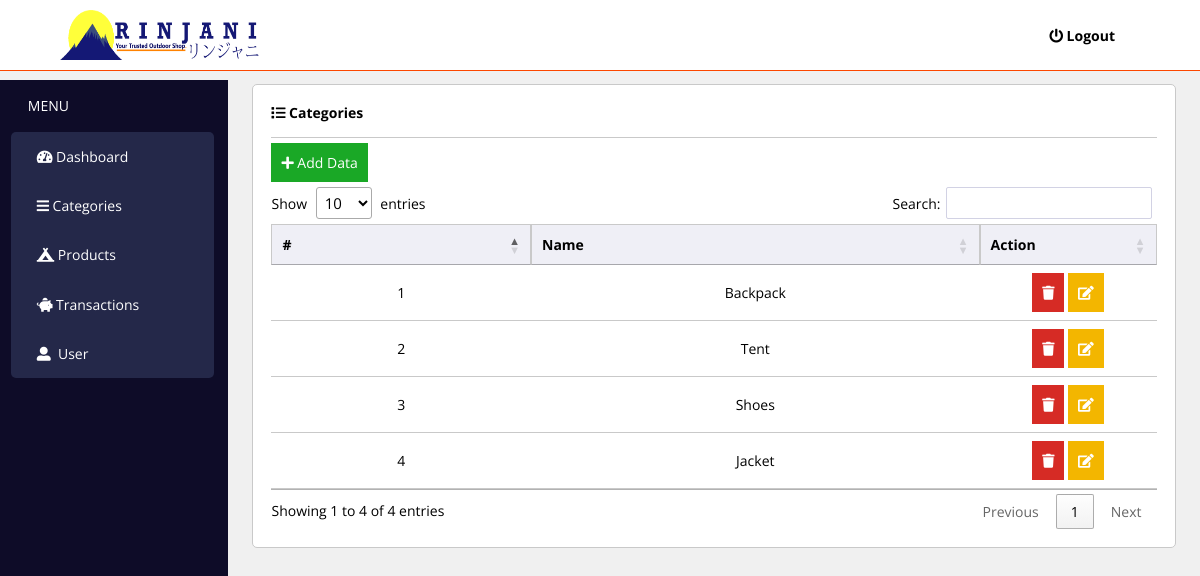
Screenshot of /admin/index.php?menu=categories (signed in) with the database file from the repository.
### tables this page shows
CREATE TABLE IF NOT EXISTS `categories` (
  `id_categories` int(11) NOT NULL AUTO_INCREMENT,
  `name` varchar(20) DEFAULT NULL,
  PRIMARY KEY (`id_categories`)
);

### admin/categories/index.php (the view)
<div class="card-header">
    <h3>
        <i class="fas fa-list    "></i>
        <span>Categories</span>
    </h3>
</div>
<a href="index.php?menu=categories&&method=add">
    <button class="btn btn-ijo">
        <i class="fas fa-plus    "></i>
        <span>Add Data</span>
    </button>
</a>
<table class="table">
    <thead>
        <th>#</th>
        <th>Name</th>
        <th style="width:20%;">Action</th>
    </thead>
    <tbody>
        <?php
        $query = mysqli_query($con, "select * from categories");
        $no = 0;
        while ($row = mysqli_fetch_array($query)) {
            $no++;
            echo "
                    <tr>
                        <td>
                            $no
                        </td>
                        <td>
                            $row[1]
                        </td>
                        <td>
                            <a href='categories/controllerCategories.php?act=delete&&id=$row[0]'>
                                <button class='btn btn-abang'>
                                    <i class='fas fa-trash'></i>
                                </button>
                            </a>
                            <a href='index.php?menu=categories&&method=edit&&id=$row[0]'>
                                <button class='btn btn-kuning'>
                                    <i class='fas fa-edit'></i>
                                </button>
                            </a>
                        </td>
                    </tr>
                ";
        }
        ?>
    </tbody>
</table>

### assets/css/styles.css (style rules this page uses)
* { padding: 0; margin: 0; font-family: "Open Sans", sans-serif; font-size: 14px; }
a { text-decoration: none; }
body { background-color: #f0f0f0; }
.card-header { padding-bottom: 15px; border-bottom: solid 1px #c9c9c9; margin-bottom: 5px; }
.table { margin-top: 15px; width: 100%; text-align: center; border-collapse: collapse; }
.table thead th { background-color: #efeff6; padding: 10px; border: solid 1px #c9c9c9; }
.table tbody td { padding: 10px; border-bottom: solid 1px #c9c9c9; }
.btn { padding: 10px; cursor: pointer; border: none; }
.btn-ijo { background-color: #1aa826; color: white; }
.btn-abang { background-color: #d62b25; color: white; }
.btn-kuning { background-color: #f3b600; color: white; }

### rows the page displays
categories: name "Backpack"
categories: name "Tent"
categories: name "Shoes"
categories: name "Jacket"
